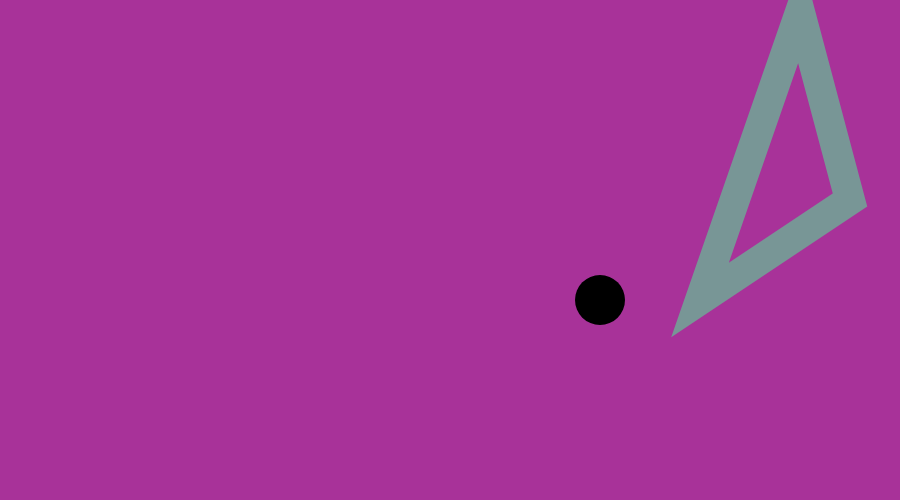
Frame 1 (no input)
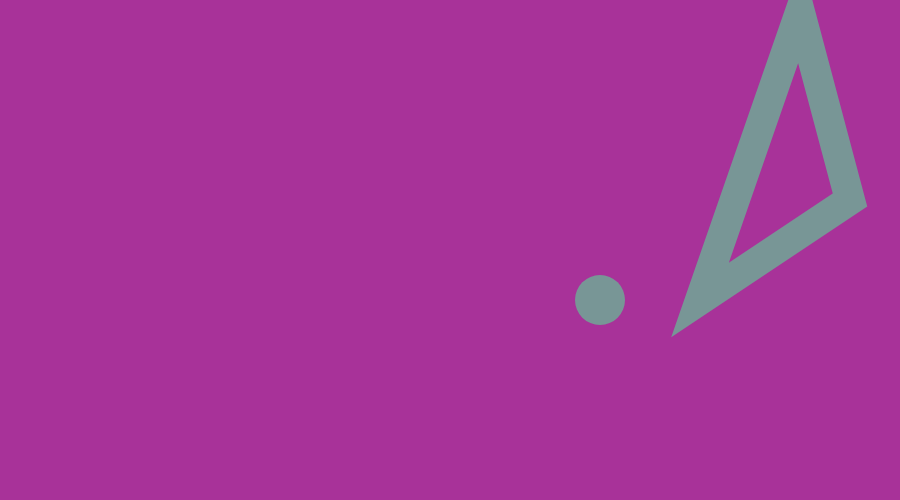
Frame 60 (no input)
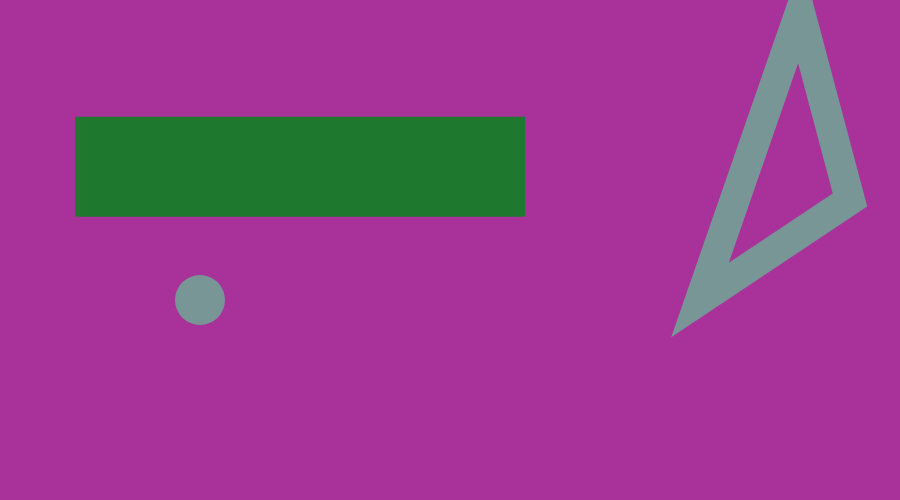
Frame 120 (the mouse pressed at the canvas centre since frame 60)

The p5.js sketch that drew these frames (run headless with seeded random() and noise() and a simulated clock; from frame 60 on, the mouse is pressed at the canvas centre):

// p5.js sketch
// ── sketch.js
//our custom variable
let pointX;
let mouseDist;
let triY;

function setup() {
  //create the canvas element
  createCanvas(900, 500);

  //giving pointX a value of 300
  pointX = 600;
  triY = 300;
  rectMode(CENTER);
  print(pointX);
}

function draw() {
  background(168, 50, 153);
  mouseDist = dist(mouseX, mouseY, pmouseX, pmouseY);
  print(mouseDist);
  smooth();
  strokeWeight(50);
  // point expects an X and y doordinate
  point(pointX, 300);

  strokeWeight(mouseDist);
  //line expects two x, y coordinates
  //then coonects the coordinates
  line (mouseX, mouseY, pmouseX, pmouseY);

  noStroke();
  fill(190, 55, 12, 50);
  //ellipse expects an x, y coordinates
  //and with and height
  //ellipse (mouseX, mouseY, 200, 100);

  stroke(random(255),random(255),random(255));
  strokeWeight(mouseDist);
  //fills in shapes with color
  //affects shapes that come after
  fill(30, 120, 45);
  //rect expects an x, y coordinate
  //and width and height
  rect (width/3, height/3, mouseX, 100);


  noFill();
  strokeWeight(30);
  stroke(120, 150, 150);
  //triangle expects three x, y coordinates
  triangle (800, 12, 850, 200, 700, triY);

  //print(mouseX);

  if (mouseIsPressed){
    //when mouse is pressed rest pointx to 200
    pointX = 200;
  } else {
    //when mouse is pressed rest pointx to 600
    pointX = 600;

  }

  if(keyIsPressed){
    //when mouse is pressed rest pointx to 200
    triY = 600;
  } else {
    //when mouse is pressed rest pointx to 600
    triY = 300;

  }
}
